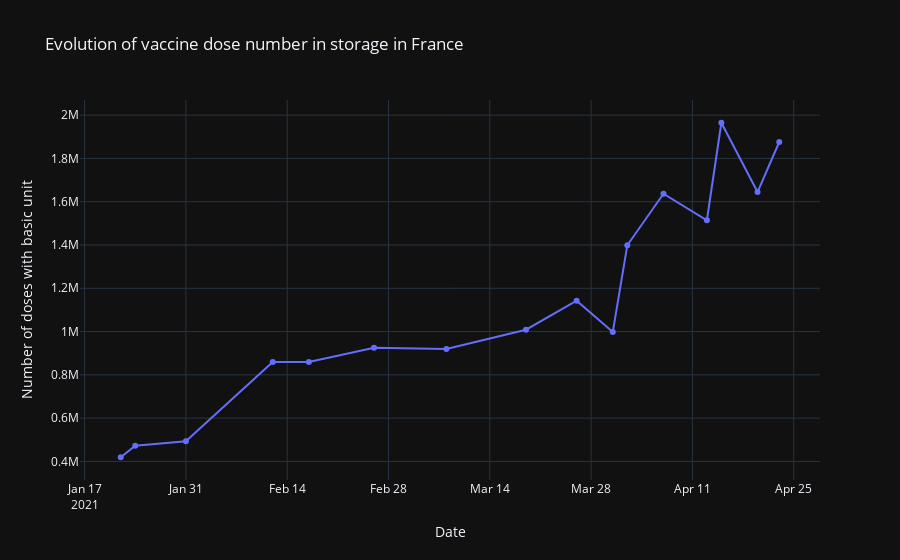

The code cell stored with this chart in its notebook:
### Markdown cell above
- *vactypedoses*:

### Code cell
line_charts.vacdoses()

### Figure 1 — Plotly figure (JSON) as saved in the notebook; plotly's stock layout.template omitted (floating-point values rounded to 4 significant figures)
{"data": [{"legendgroup": "", "line": {"color": "#636efa", "dash": "solid"}, "mode": "markers+lines", "name": "", "orientation": "v", "showlegend": false, "type": "scatter", "x": ["2021-01-22", "2021-01-24", "2021-01-31", "2021-02-12", "2021-02-17", "2021-02-26", "2021-03-08", "2021-03-19", "2021-03-26", "2021-03-31", "2021-04-02", "2021-04-07", "2021-04-13", "2021-04-15", "2021-04-20", "2021-04-23"], "xaxis": "x", "y": [419245, 472686, 492954, 859676, 859676, 925186, 919224, 1008668, 1142570, 998244, 1398712, 1636746, 1514314, 1964874, 1644508, 1875890], "yaxis": "y"}], "layout": {"hoverlabel": {"bgcolor": "darkslategrey", "font": {"color": "white", "family": "Franklin Gothic Medium", "size": 16}}, "hovermode": "x unified", "legend": {"tracegroupgap": 0}, "title": {"text": "Evolution of vaccine dose number in storage in France"}, "xaxis": {"anchor": "y", "domain": [0, 1], "title": {"text": "Date"}}, "yaxis": {"anchor": "x", "domain": [0, 1], "title": {"text": "Number of doses with basic unit"}}}}
